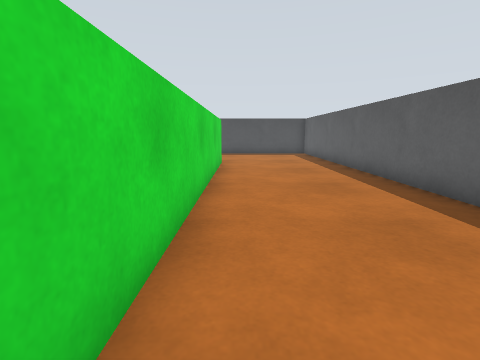
view 1 (above)

19 first-person views from a walk through a world built for the Gazebo simulator. The camera is 0.34 m above the floor, tilts 10° down and sees 85° across. The floor is counted in squares, 0.25 m on a side. Each view is taken from the middle of a square. On the plan, view 1 faces up. The plan holds only what a view shows up to about 13 squares ahead; the rest is blank.

view 2
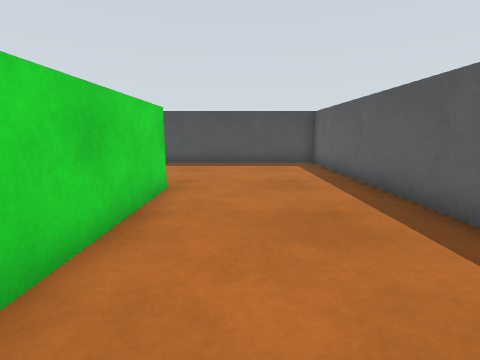

view 3
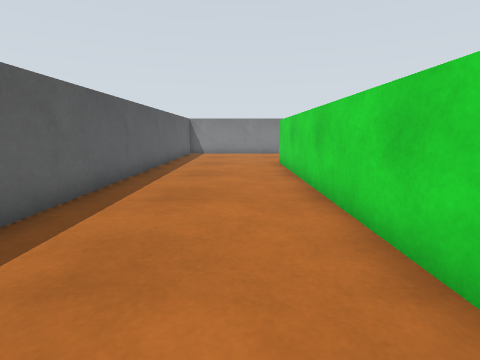

view 4
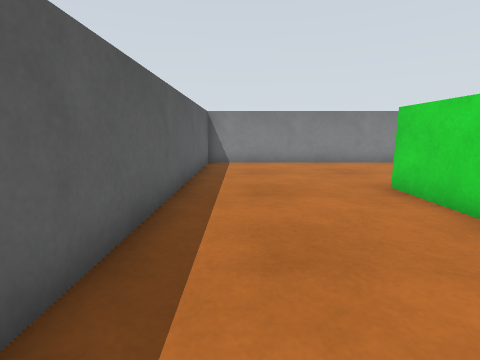

view 5
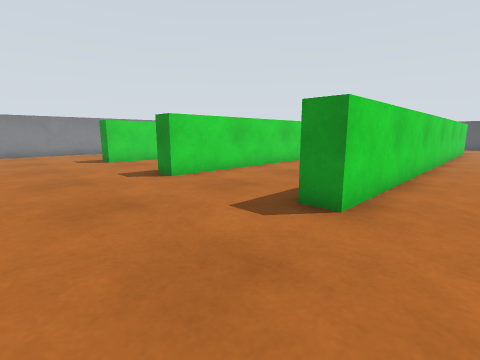

view 6
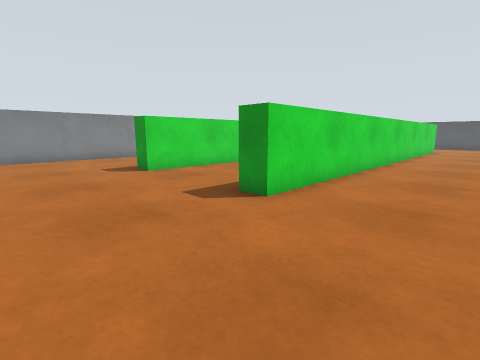

view 7
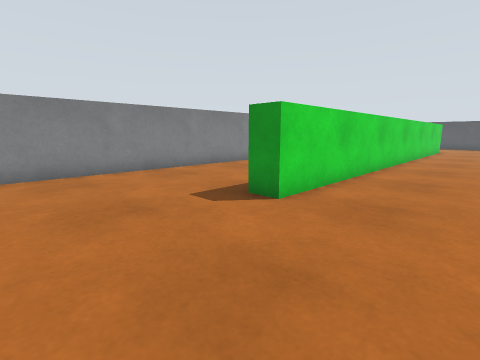

view 8
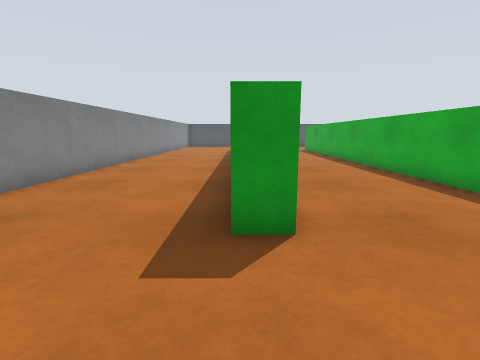

view 9
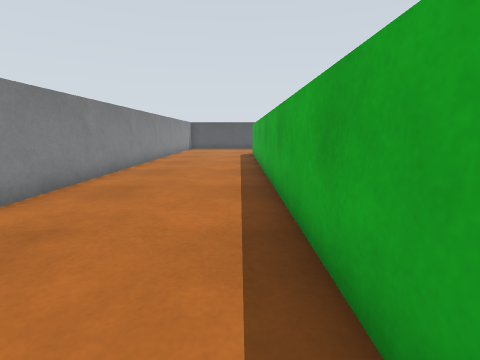

view 10
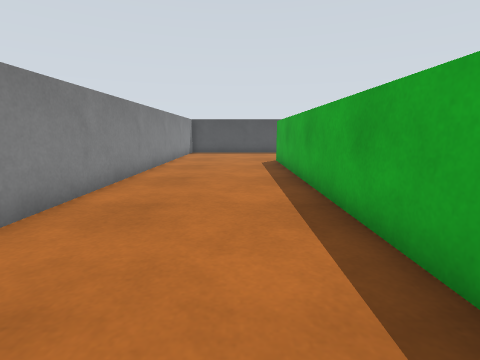

view 11
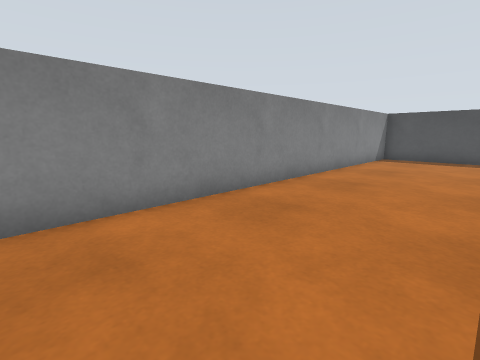

view 12
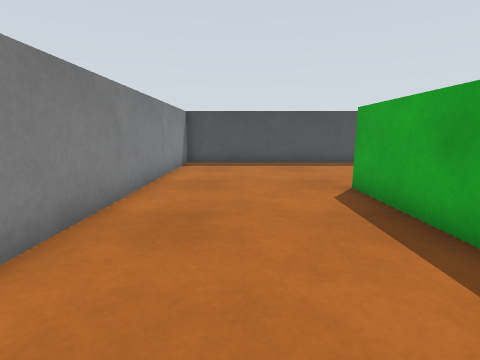

view 13
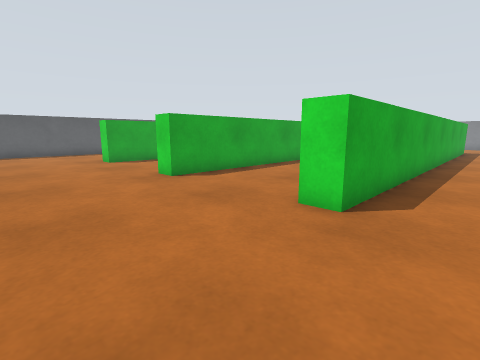

view 14
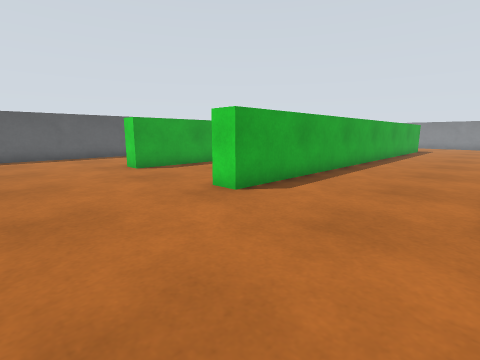

view 15
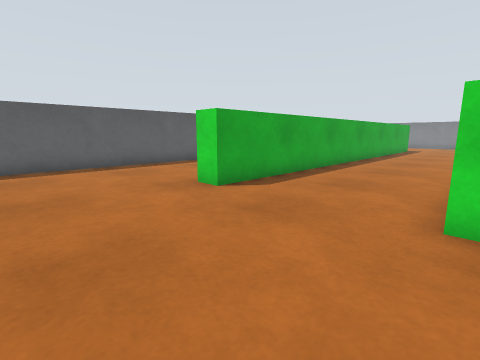

view 16
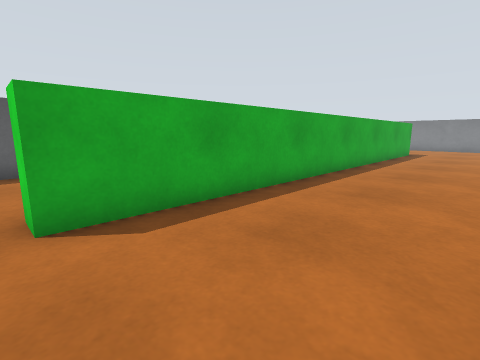

view 17
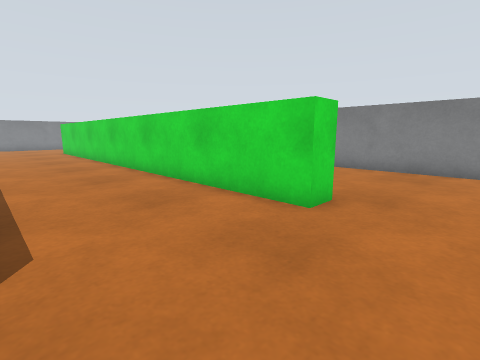

view 18
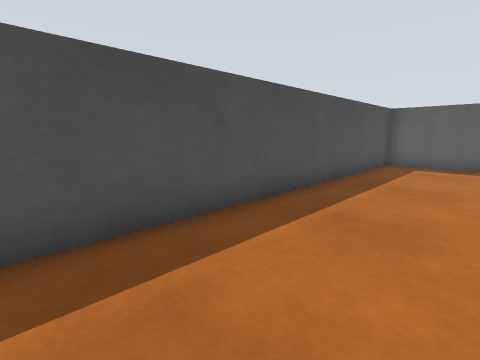

view 19
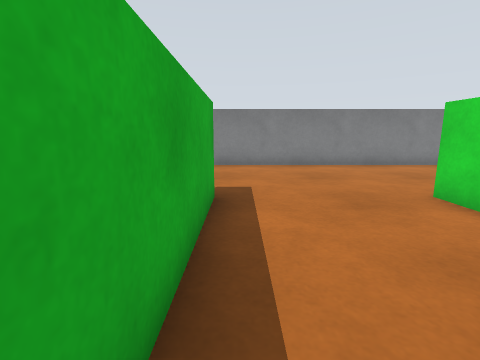

### Floor plan
Points are (right, up) in squares from view 1. A wall is a line through its corners. A room is listed if a view was taken in it or the views show most of it. See-through windows are left out.
Room 1 (views 1, 2, 3, 4, 5, 6, 7, 8, 9, 10, 11, 12, 13, 14, 15, 16, 17, 18, 19)
walls: (-6.6, 4.2) (-6.6, -6.6) (-7.4, -6.6) (-7.4, 12.6) (-6.5, 12.6); (-1.8, -1.5) (-1.8, 12.6) (-0.9, 12.6) (-0.9, -6.6) (-1.9, -6.6); (-13.1, -5.2) (-13.1, 12.6) (-12.2, 12.6) (-12.2, -6.6) (-13.1, -6.6); (4.5, 4.8) (4.5, 18.5) (-8, 18.5); (-10.5, 18.5) (-18.5, 18.5) (-18.5, -10.8); (-4.4, -12.5) (4.5, -12.5) (4.5, 2.4); (-16.8, -12.5) (-6.9, -12.5)

Where each view was taken, in squares from view 1:
view 1: 0 up, 0 right, facing up
view 2: 6 up, 1 right, facing up
view 3: 6 up, 1 right, facing down
view 4: 0 up, 3 right, facing down
view 5: 11 down, 1 right, facing up-left
view 6: 11 down, 3 left, facing up-left
view 7: 11 down, 9 left, facing up-left
view 8: 10 down, 13 left, facing up
view 9: 6 down, 14 left, facing up
view 10: 1 down, 15 left, facing up
view 11: 3 up, 14 left, facing up-left
view 12: 6 up, 16 left, facing up
view 13: 17 up, 15 left, facing down-right
view 14: 17 up, 12 left, facing down-right
view 15: 17 up, 7 left, facing down-right
view 16: 13 up, 6 left, facing down-right
view 17: 15 up, 8 left, facing down-left
view 18: 15 up, 8 left, facing up-right
view 19: 1 down, 8 left, facing down
